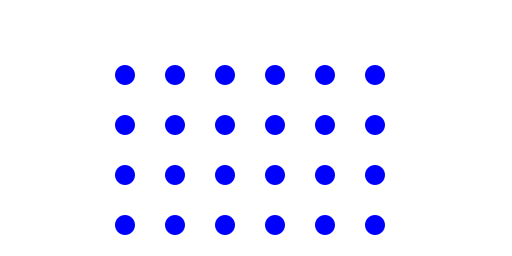

The script that drew this image:
#!/usr/bin/env python

import cairo
import math
import os

def create_from_png(image_name):
    # ensure we can read image when working from another dir
    cwd = os.getcwd()
    dir_path = os.path.dirname(os.path.realpath(__file__))
    os.chdir(dir_path)
    ims = cairo.ImageSurface.create_from_png(image_name)
    os.chdir(cwd)
    return ims

def draw_png(filename):

    surface = cairo.ImageSurface(cairo.FORMAT_ARGB32, 512, 256)
    c = cairo.Context(surface)
    
    # pattern surface
    ps = cairo.ImageSurface(cairo.FORMAT_ARGB32, 50, 50)
    pc = cairo.Context(ps)
    
    # draw blue circles on the pattern surface context
    pc.set_source_rgb(1, 1, 1)
    pc.paint()
    pc.set_source_rgb(0, 0, 1)
    pc.arc(25, 25, 10, 0, 2 * 3.14159)
    pc.fill()

    # create the pattern
    p = cairo.SurfacePattern(ps)
    p.set_extend(cairo.EXTEND_REPEAT)

    # Use the pattern to fill the main surface
    c.set_source(p)
    c.rectangle(100, 50, 300, 200)
    c.fill()
    
    surface.write_to_png(filename)

if __name__ == "__main__":

    draw_png("repeating_pattern.png")
